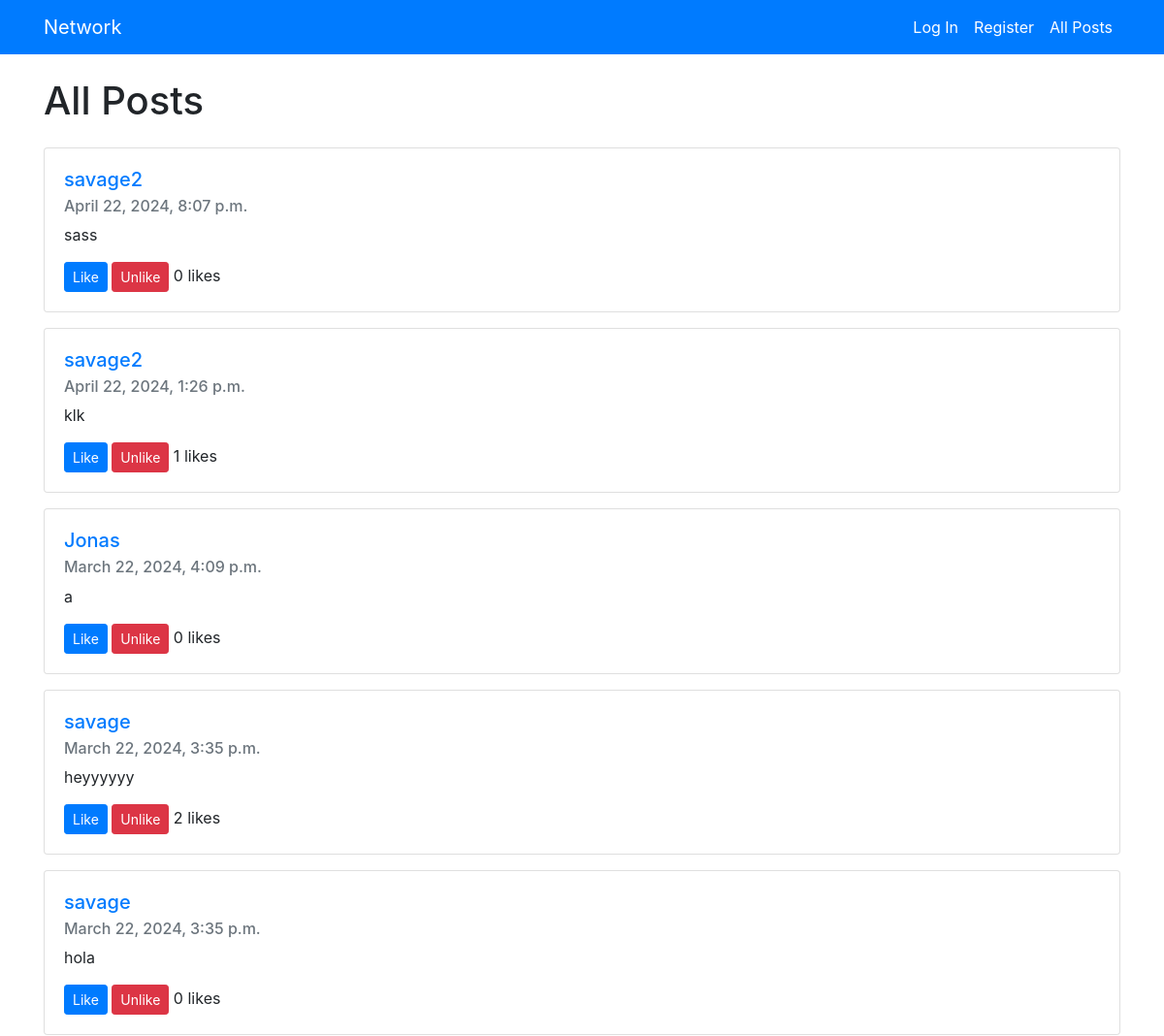
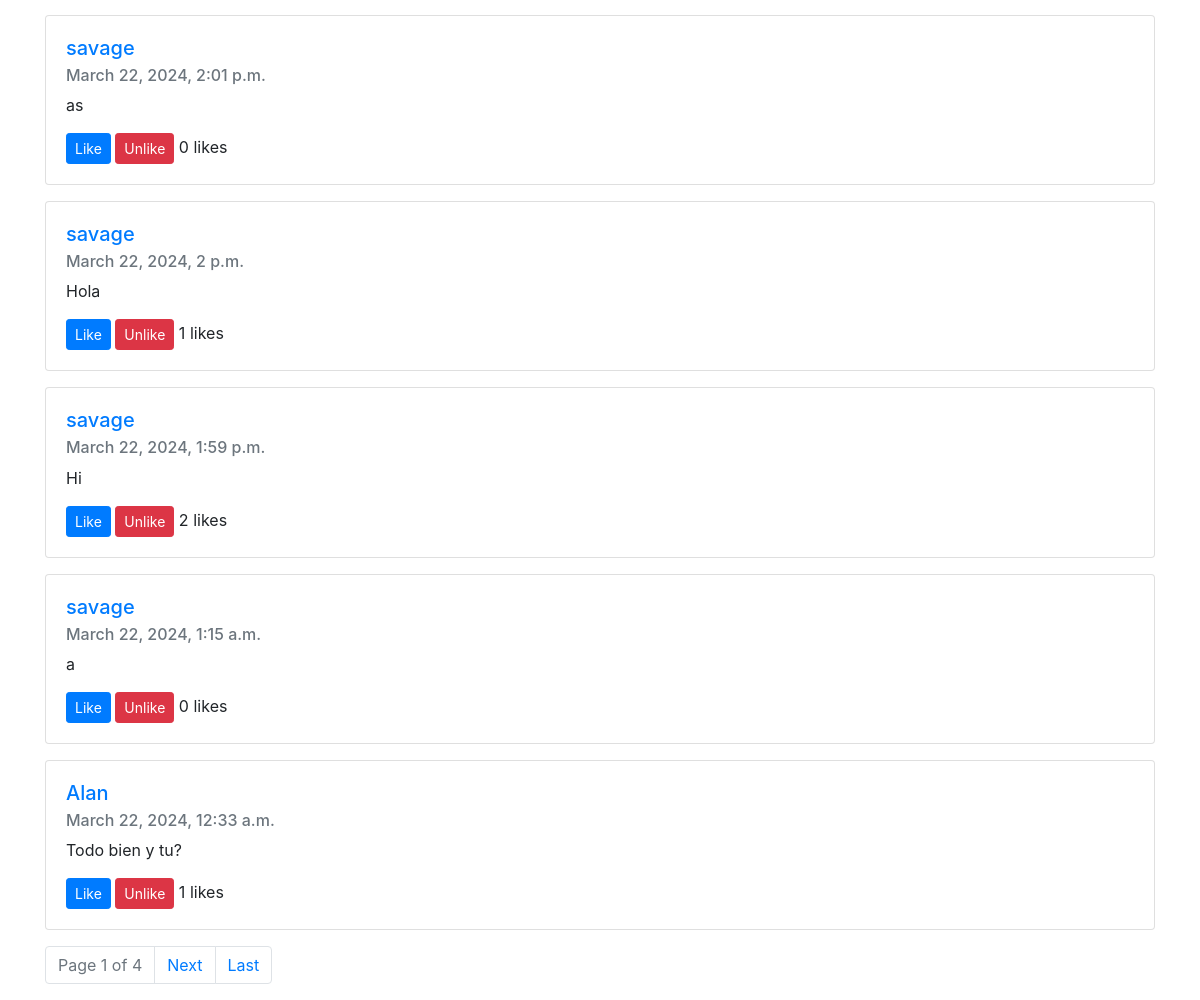
The page / on the database its author committed (2 pictures, top to bottom).
### network/models.py (models this page shows, shortened)
class Post(models.Model):
    author = models.ForeignKey(User, on_delete=models.CASCADE, related_name='posts')
    content = models.TextField()
    created_at = models.DateTimeField(auto_now_add=True)
    likes = models.ManyToManyField(User, related_name='liked_posts', blank=True)
    dislikes = models.ManyToManyField(User, related_name='disliked_posts', blank=True)

class User(AbstractUser):
    followers = models.ManyToManyField('self', symmetrical=False, related_name='following')

### network/views.py (the view)
# urls.py: path("", views.index, name="index"),
def index(request):
    all_posts = Post.objects.all().order_by('-created_at')
    paginator = Paginator(all_posts, 10)
    page_number = request.GET.get('page')
    page_obj = paginator.get_page(page_number)
    return render(request, "network/index.html", {'page_obj': page_obj})

### network/templates/network/index.html (shortened to what this page needs)
{% extends "network/layout.html" %}
{% load static %}
{% block body %}
    <h1 class="mb-4">All Posts</h1>
    <div class="posts-list">
        {% for post in page_obj %}
        <div class="card mb-3">
            <div class="card-body">
                <h5 class="card-title"><a href="{% url 'user_page' post.author.id %}">{{ post.author.username }}</a></h5>
                <h6 class="card-subtitle mb-2 text-muted">{{ post.created_at }}</h6>
                <p class="card-text" id="post-content-{{ post.id }}">{{ post.content }}</p>
                <button class="like-btn btn btn-primary btn-sm" data-post-id="{{ post.id }}">Like</button>
                <button class="unlike-btn btn btn-danger btn-sm" data-post-id="{{ post.id }}">Unlike</button>
                <span class="likes-count">{{ post.likes.count }} likes</span>
            </div>
        </div>
    </div>
        {% empty %}
        <p>No posts yet.</p>
        {% endfor %}
    <nav aria-label="Page navigation example">
        <ul class="pagination">
            <li class="page-item disabled"><a class="page-link" href="#">Page {{ page_obj.number }} of {{ page_obj.paginator.num_pages }}</a></li>
            {% if page_obj.has_next %}
            <li class="page-item"><a class="page-link" href="?page={{ page_obj.next_page_number }}">Next</a></li>
            <li class="page-item"><a class="page-link" href="?page={{ page_obj.paginator.num_pages }}">Last</a></li>
            {% endif %}
        </ul>
    </nav>
{% endblock %}

### network/templates/network/layout.html (shortened to what this page needs)
{% load static %}
<!DOCTYPE html>
<html lang="en">
<head>
    <link rel="stylesheet" href="https://stackpath.bootstrapcdn.com/bootstrap/4.4.1/css/bootstrap.min.css">
    <link href="{% static 'network/styles.css' %}" rel="stylesheet">
</head>
<body>
    <nav class="navbar navbar-expand-lg navbar-dark bg-primary sticky-top">
        <div class="container">
            <a class="navbar-brand" href="{% url 'index' %}">Network</a>
            <div class="collapse navbar-collapse" id="navbarNav">
                <ul class="navbar-nav ml-auto">
                    {% if user.is_authenticated %}
                    <li class="nav-item">
                        <a class="nav-link text-white" href="{% url 'profile' %}">My Profile</a>
                    </li>
                    <li class="nav-item">
                        <a class="nav-link text-white" href="{% url 'logout' %}">Log Out</a>
                    </li>
                    {% else %}
                    <li class="nav-item">
                        <a class="nav-link text-white" href="{% url 'login' %}">Log In</a>
                    </li>
                    <li class="nav-item">
                        <a class="nav-link text-white" href="{% url 'register' %}">Register</a>
                    </li>
                    {% endif %}
                    <li class="nav-item">
                        <a class="nav-link text-white" href="{% url 'index' %}">All Posts</a>
                    </li>
                </ul>
            </div>
        </div>
    </nav>
    <main role="main" class="container mt-4">
        {% block body %}
        {% endblock %}
    </main>
</body>
</html>

### rows shown on the page
Post: author.username "savage2", created_at "April 22, 2024, 8:07 p.m.", content "sass", likes.count "0"
Post: author.username "savage2", created_at "April 22, 2024, 1:26 p.m.", content "klk", likes.count "1"
Post: author.username "Jonas", created_at "March 22, 2024, 4:09 p.m.", content "a", likes.count "0"
Post: author.username "savage", created_at "March 22, 2024, 3:35 p.m.", content "heyyyyyy", likes.count "2"
Post: author.username "savage", created_at "March 22, 2024, 3:35 p.m.", content "hola", likes.count "0"
Post: author.username "savage", created_at "March 22, 2024, 2:01 p.m.", content "as", likes.count "0"
Post: author.username "savage", created_at "March 22, 2024, 2 p.m.", content "Hola", likes.count "1"
Post: author.username "savage", created_at "March 22, 2024, 1:59 p.m.", content "Hi", likes.count "2"
Post: author.username "savage", created_at "March 22, 2024, 1:15 a.m.", content "a", likes.count "0"
Post: author.username "Alan", created_at "March 22, 2024, 12:33 a.m.", content "Todo bien y tu?", likes.count "1"

### other values the page prints
{{ page_obj.number }} "1"
{{ page_obj.paginator.num_pages }} "4"
